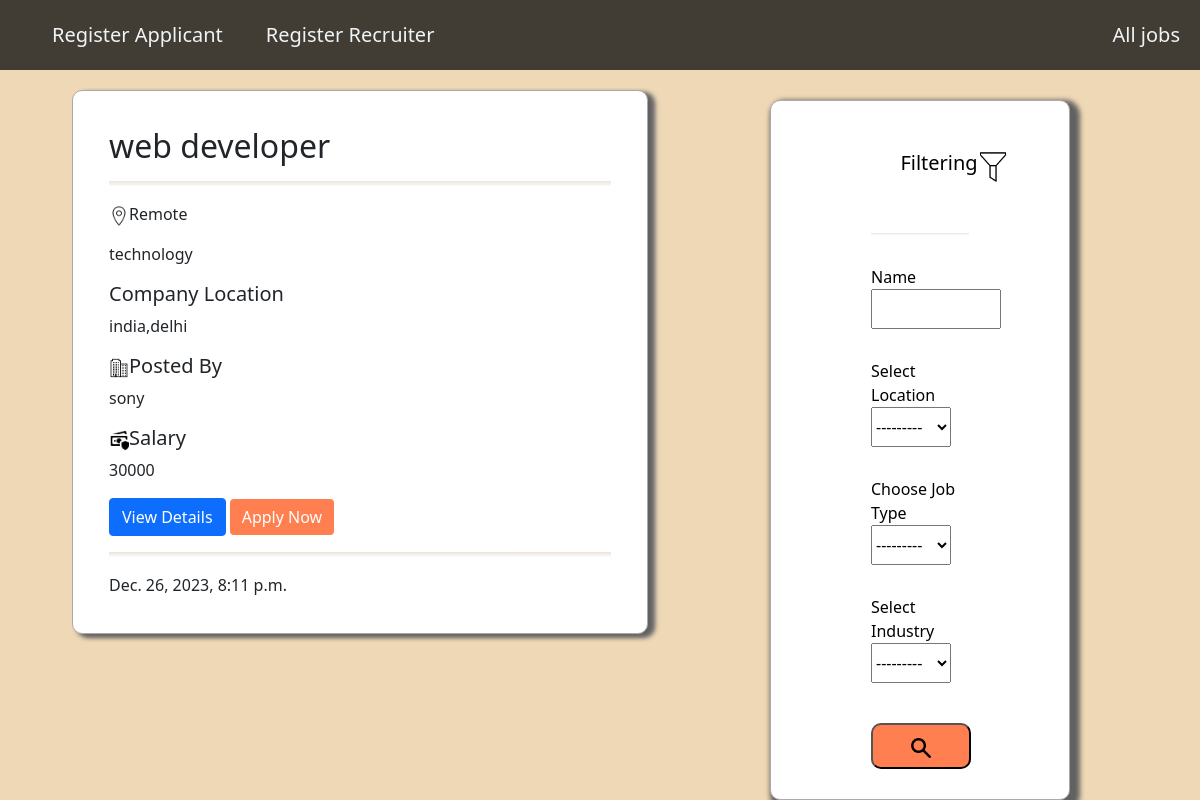
Before: /alljobs/ with the older database file.
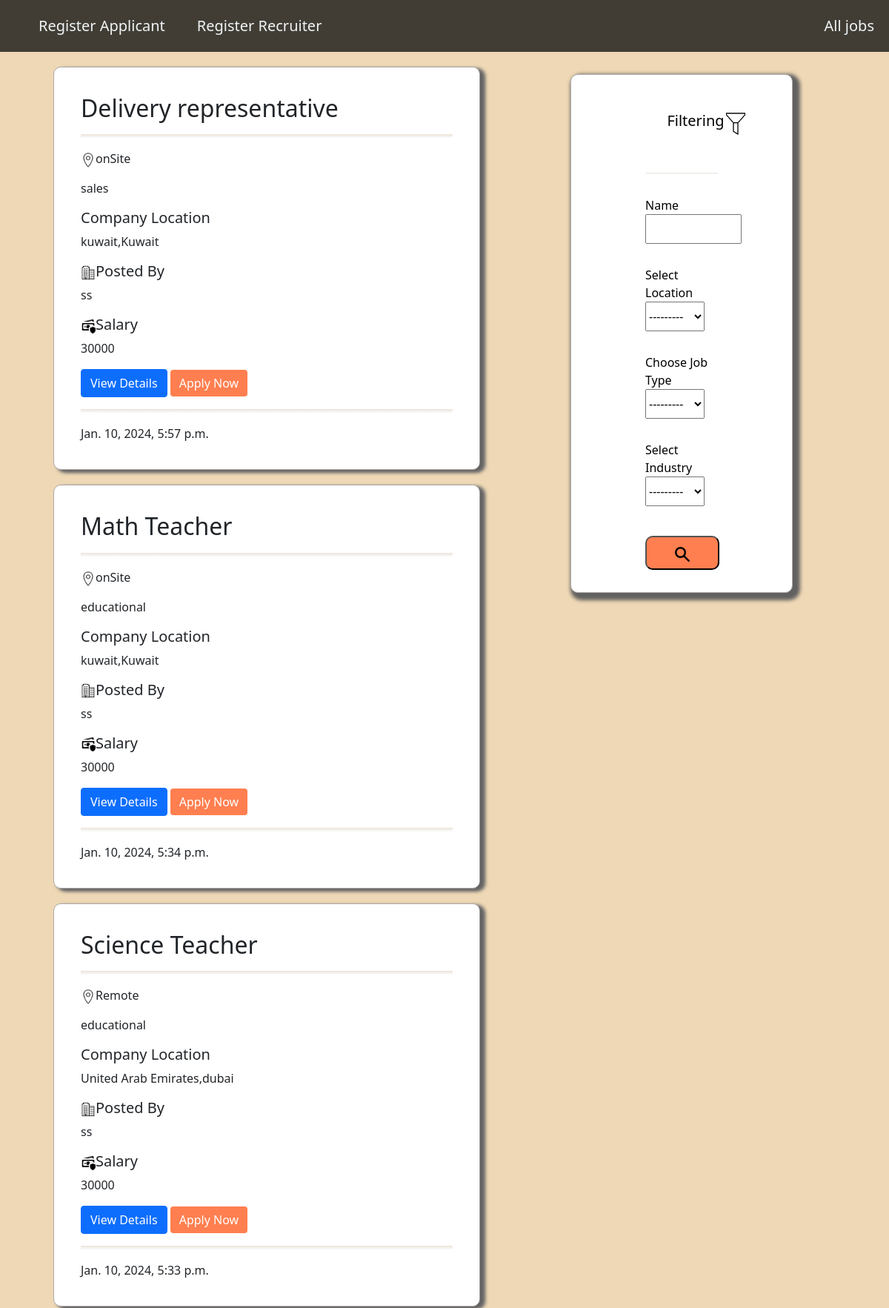
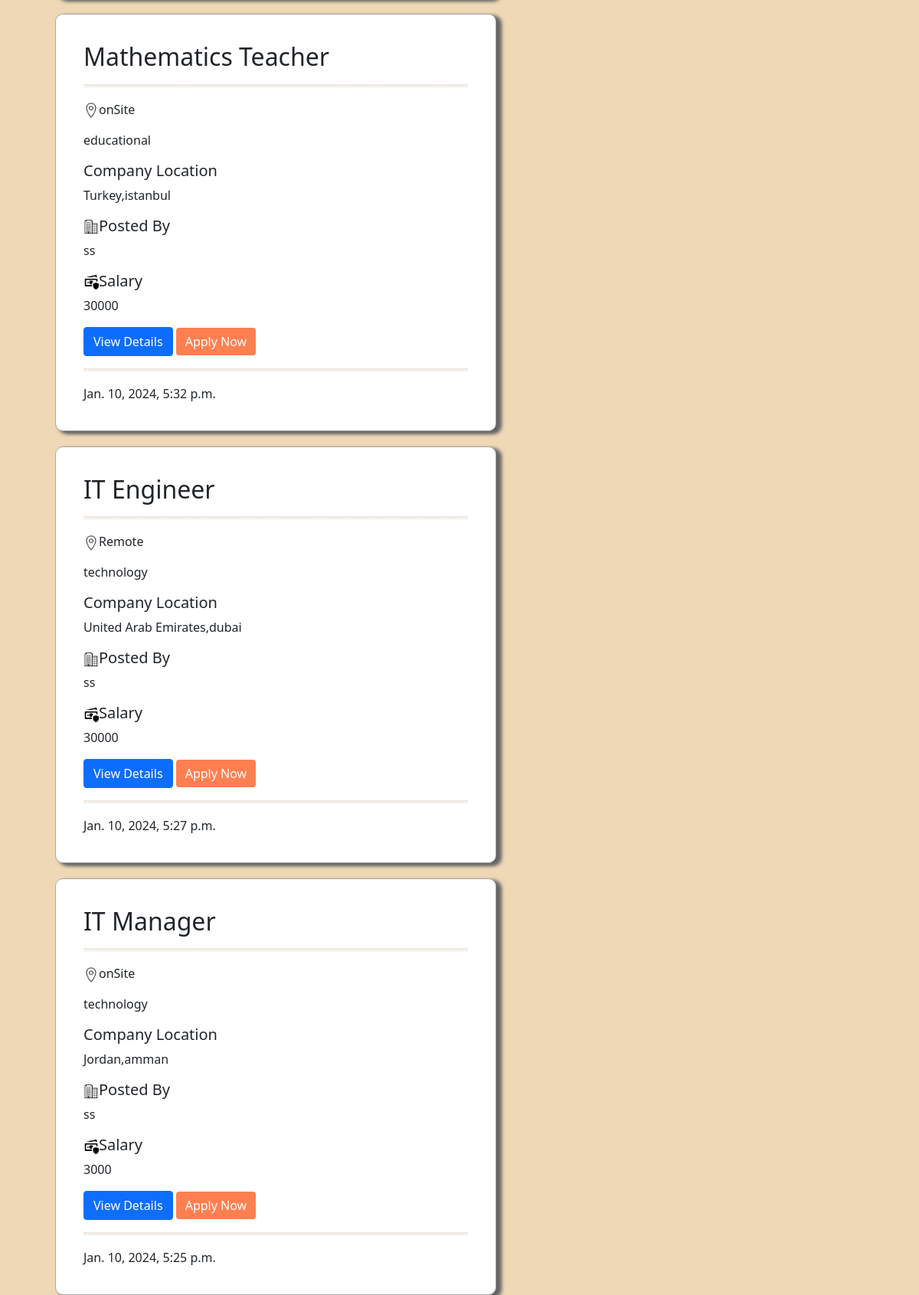
After: the same page with the newer database file (2 pictures, top to bottom).
### pages/models.py (models this page shows, shortened)
class Job(models.Model):
    job_type_choices=(
      ('Remote','Remote'),
      ('onSite','onSite'),
    )
    country=models.CharField(max_length=100)
    user=models.ForeignKey(User,on_delete=models.CASCADE)
    company=models.ForeignKey(Company,on_delete=models.CASCADE)
    title=models.CharField(max_length=100)
    salary=models.PositiveIntegerField(default=30000)
    requirements=models.TextField()
    ideal_candidate=models.TextField()
    is_available=models.BooleanField(default=True)
    timestamp=models.DateTimeField(auto_now_add=True)
    industry=models.ForeignKey(Industry,on_delete=models.DO_NOTHING,null=True,blank=True)
    city=models.ForeignKey(State,on_delete=models.DO_NOTHING,null=True,blank=True)
    job_type=models.CharField(max_length=100,choices=job_type_choices)

class Industry(models.Model):
  name=models.CharField(max_length=100)
  def __str__(self):
    return str(self.name)

class State(models.Model):
  name=models.CharField(max_length=100)
  def __str__(self):
    return str(self.name)

class Company(models.Model):
    user=models.OneToOneField(User,on_delete=models.CASCADE)
    name=models.CharField(max_length=100,null=True,blank=True)
    date=models.PositiveIntegerField(null=True,blank=True)
    city=models.CharField(max_length=100,null=True,blank=True)
    country=models.CharField(max_length=100,null=True,blank=True)
    def __str__(self):
      return str(self.name)

### pages/views.py (the view)
# urls.py: path('alljobs/', views.alljobs, name='alljobs'),
def alljobs(request):
  filter=JobFilter(request.GET, queryset=Job.objects.filter(is_available=True).order_by('-timestamp'))
  return render(request,'alljobs.html',{'filter':filter})

### templates/alljobs.html (shortened to what the changed rows need)
<!DOCTYPE html>
<html lang="en">
<head>
  {% load static %}
  <link href="https://cdn.jsdelivr.net/npm/bootstrap@5.0.2/dist/css/bootstrap.min.css"
					rel="stylesheet"
>
  <link href="{% static 'css/style.css' %}" type="text/css" rel="stylesheet">
</head>
  {% block content %}
  <body style="background:rgba(229, 193, 136, 0.616)" >
    <div>
      {% for job in filter.qs %}
 <section class="card-jobs" id="card-jobs" >
<div class="container" id="card-jobs3">
<div class="cardd"  style="background-color: #fff;border-radius:10px ;box-shadow: 5px 3px 5px rgb(98, 97, 97),
7px 3px 5px rgb(125, 122, 122);padding: 20px;border:1px solid rgb(173, 169, 169);">
    <div class="card-body">
      <h2 class="card-title">{{job.title}}</h2>
      <hr style="height: 5px;width: 100%;background-color: #000;">
      <p class="card-text"><img src="{% static 'image/location.png' %}" style="width: 20px;"/>{{job.job_type}}</p>
      <p class="card-text">{{job.industry}}</p>
      <p class="card-text"> <h5>Company Location</h5>
        {{job.country}},{{job.city}}</p>
      <p class="card-text"><h5><img src="{% static 'image/company.png' %}" style="width: 20px;"/>Posted By</h5>{{job.company}}</p>
      <p class="card-text"><h5><img src="{% static 'image/salary.png' %}" style="width: 20px;"/>Salary</h5>{{job.salary}}</p>
      <a href="{% url 'job_details' job.pk %}" class="btn btn-primary">View Details</a>
      <a href="{% url 'apply' job.pk %}" style="background-color: coral;border: none;"  class="btn btn-primary">Apply Now</a>
      <hr style="height: 5px;width: 100%;background-color: #000;">
      <p class="card-text">{{job.timestamp}}</p>
    </div>
  </div>
</div>
</div>
</section>
{% endfor %}
</body>
</html>
{% endblock content %}

Changed rows visible on the page:
removed Job: title "web developer", job_type "Remote", industry "technology", country "india", city "delhi", company "sony", salary "30000", timestamp "Dec. 26, 2023, 8:11 p.m."
added Job: title "Delivery representative", job_type "onSite", industry "sales", country "kuwait", city "Kuwait", company "ss", salary "30000", timestamp "Jan. 10, 2024, 5:57 p.m."
added Job: title "Math Teacher", job_type "onSite", industry "educational", country "kuwait", city "Kuwait", company "ss", salary "30000", timestamp "Jan. 10, 2024, 5:34 p.m."
added Job: title "Science Teacher", job_type "Remote", industry "educational", country "United Arab Emirates", city "dubai", company "ss", salary "30000", timestamp "Jan. 10, 2024, 5:33 p.m."
added Job: title "Mathematics Teacher", job_type "onSite", industry "educational", country "Turkey", city "istanbul", company "ss", salary "30000", timestamp "Jan. 10, 2024, 5:32 p.m."
added Job: title "IT Engineer", job_type "Remote", industry "technology", country "United Arab Emirates", city "dubai", company "ss", salary "30000", timestamp "Jan. 10, 2024, 5:27 p.m."
added Job: title "IT Manager", job_type "onSite", industry "technology", country "Jordan", city "amman", company "ss", salary "3000", timestamp "Jan. 10, 2024, 5:25 p.m."
